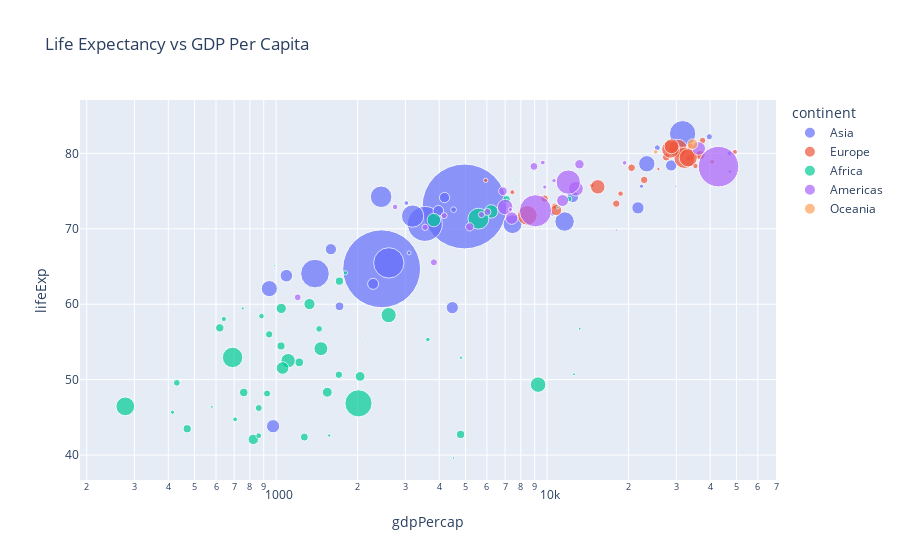

The code cell stored with this chart in its notebook:
### Markdown cell above
## Bubble Plot

### Code cell
# With plotly express
# With x axis on log scale
fig = px.scatter(gapminder_subset, x="gdpPercap", y="lifeExp",color='continent',size='pop',hover_name="country", log_x=True, size_max=60,title='Life Expectancy vs GDP Per Capita')
fig.show()

### Figure 1 — Plotly figure (JSON) as saved in the notebook; plotly's stock layout.template omitted (floating-point values rounded to 4 significant figures)
{"data": [{"hovertemplate": "<b>%{hovertext}</b><br><br>continent=Asia<br>gdpPercap=%{x}<br>lifeExp=%{y}<br>pop=%{marker.size}<extra></extra>", "hovertext": ["Afghanistan", "Bahrain", "Bangladesh", "Cambodia", "China", "Hong Kong, China", "India", "Indonesia", "Iran", "Iraq", "Israel", "Japan", "Jordan", "Korea, Dem. Rep.", "Korea, Rep.", "Kuwait", "Lebanon", "Malaysia", "Mongolia", "Myanmar", "Nepal", "Oman", "Pakistan", "Philippines", "Saudi Arabia", "Singapore", "Sri Lanka", "Syria", "Taiwan", "Thailand", "Vietnam", "West Bank and Gaza", "Yemen, Rep."], "legendgroup": "Asia", "marker": {"color": "#636efa", "size": [31889923, 708573, 150448339, 14131858, 1318683096, 6980412, 1110396331, 223547000, 69453570, 27499638, 6426679, 127467972, 6053193, 23301725, 49044790, 2505559, 3921278, 24821286, 2874127, 47761980, 28901790, 3204897, 169270617, 91077287, 27601038, 4553009, 20378239, 19314747, 23174294, 65068149, 85262356, 4018332, 22211743], "sizemode": "area", "sizeref": 366300.0, "symbol": "circle"}, "mode": "markers", "name": "Asia", "orientation": "v", "showlegend": true, "type": "scatter", "x": [974.6, 29800.0, 1391.0, 1714.0, 4959.0, 39720.0, 2452.0, 3541.0, 11610.0, 4471.0, 25520.0, 31660.0, 4519.0, 1593.0, 23350.0, 47310.0, 10460.0, 12450.0, 3096.0, 944, 1091.0, 22320.0, 2606.0, 3190.0, 21650.0, 47140.0, 3970.0, 4185.0, 28720.0, 7458.0, 2442.0, 3025.0, 2281.0], "xaxis": "x", "y": [43.83, 75.64, 64.06, 59.72, 72.96, 82.21, 64.7, 70.65, 70.96, 59.55, 80.75, 82.6, 72.53, 67.3, 78.62, 77.59, 71.99, 74.24, 66.8, 62.07, 63.78, 75.64, 65.48, 71.69, 72.78, 79.97, 72.4, 74.14, 78.4, 70.62, 74.25, 73.42, 62.7], "yaxis": "y"}, {"hovertemplate": "<b>%{hovertext}</b><br><br>continent=Europe<br>gdpPercap=%{x}<br>lifeExp=%{y}<br>pop=%{marker.size}<extra></extra>", "hovertext": ["Albania", "Austria", "Belgium", "Bosnia and Herzegovina", "Bulgaria", "Croatia", "Czech Republic", "Denmark", "Finland", "France", "Germany", "Greece", "Hungary", "Iceland", "Ireland", "Italy", "Montenegro", "Netherlands", "Norway", "Poland", "Portugal", "Romania", "Serbia", "Slovak Republic", "Slovenia", "Spain", "Sweden", "Switzerland", "Turkey", "United Kingdom"], "legendgroup": "Europe", "marker": {"color": "#EF553B", "size": [3600523, 8199783, 10392226, 4552198, 7322858, 4493312, 10228744, 5468120, 5238460, 61083916, 82400996, 10706290, 9956108, 301931, 4109086, 58147733, 684736, 16570613, 4627926, 38518241, 10642836, 22276056, 10150265, 5447502, 2009245, 40448191, 9031088, 7554661, 71158647, 60776238], "sizemode": "area", "sizeref": 366300.0, "symbol": "circle"}, "mode": "markers", "name": "Europe", "orientation": "v", "showlegend": true, "type": "scatter", "x": [5937.0, 36130.0, 33690.0, 7446.0, 10680.0, 14620.0, 22830.0, 35280.0, 33210.0, 30470.0, 32170.0, 27540.0, 18010.0, 36180.0, 40680.0, 28570.0, 9254.0, 36800.0, 49360.0, 15390.0, 20510.0, 10810.0, 9787.0, 18680.0, 25770.0, 28820.0, 33860.0, 37510.0, 8458.0, 33200.0], "xaxis": "x", "y": [76.42, 79.83, 79.44, 74.85, 73.0, 75.75, 76.49, 78.33, 79.31, 80.66, 79.41, 79.48, 73.34, 81.76, 78.89, 80.55, 74.54, 79.76, 80.2, 75.56, 78.1, 72.48, 74.0, 74.66, 77.93, 80.94, 80.88, 81.7, 71.78, 79.42], "yaxis": "y"}, {"hovertemplate": "<b>%{hovertext}</b><br><br>continent=Africa<br>gdpPercap=%{x}<br>lifeExp=%{y}<br>pop=%{marker.size}<extra></extra>", "hovertext": ["Algeria", "Angola", "Benin", "Botswana", "Burkina Faso", "Burundi", "Cameroon", "Central African Republic", "Chad", "Comoros", "Congo, Dem. Rep.", "Congo, Rep.", "Cote d'Ivoire", "Djibouti", "Egypt", "Equatorial Guinea", "Eritrea", "Ethiopia", "Gabon", "Gambia", "Ghana", "Guinea", "Guinea-Bissau", "Kenya", "Lesotho", "Liberia", "Libya", "Madagascar", "Malawi", "Mali", "Mauritania", "Mauritius", "Morocco", "Mozambique", "Namibia", "Niger", "Nigeria", "Reunion", "Rwanda", "Sao Tome and Principe", "Senegal", "Sierra Leone", "Somalia", "South Africa", "Sudan", "Swaziland", "Tanzania", "Togo", "Tunisia", "Uganda", "Zambia", "Zimbabwe"], "legendgroup": "Africa", "marker": {"color": "#00cc96", "size": [33333216, 12420476, 8078314, 1639131, 14326203, 8390505, 17696293, 4369038, 10238807, 710960, 64606759, 3800610, 18013409, 496374, 80264543, 551201, 4906585, 76511887, 1454867, 1688359, 22873338, 9947814, 1472041, 35610177, 2012649, 3193942, 6036914, 19167654, 13327079, 12031795, 3270065, 1250882, 33757175, 19951656, 2055080, 12894865, 135031164, 798094, 8860588, 199579, 12267493, 6144562, 9118773, 43997828, 42292929, 1133066, 38139640, 5701579, 10276158, 29170398, 11746035, 12311143], "sizemode": "area", "sizeref": 366300.0, "symbol": "circle"}, "mode": "markers", "name": "Africa", "orientation": "v", "showlegend": true, "type": "scatter", "x": [6223.0, 4797.0, 1441.0, 12570.0, 1217.0, 430.1, 2042.0, 706.0, 1704.0, 986.1, 277.6, 3633.0, 1545.0, 2082.0, 5581.0, 12150.0, 641.4, 690.8, 13210.0, 752.7, 1328.0, 942.7, 579.2, 1463.0, 1569.0, 414.5, 12060.0, 1045.0, 759.3, 1043.0, 1803.0, 10960.0, 3820.0, 823.7, 4811.0, 619.7, 2014.0, 7670.0, 863.1, 1598.0, 1712.0, 862.5, 926.1, 9270.0, 2602.0, 4513.0, 1107.0, 883.0, 7093.0, 1056.0, 1271.0, 469.7], "xaxis": "x", "y": [72.3, 42.73, 56.73, 50.73, 52.3, 49.58, 50.43, 44.74, 50.65, 65.15, 46.46, 55.32, 48.33, 54.79, 71.34, 51.58, 58.04, 52.95, 56.73, 59.45, 60.02, 56.01, 46.39, 54.11, 42.59, 45.68, 73.95, 59.44, 48.3, 54.47, 64.16, 72.8, 71.16, 42.08, 52.91, 56.87, 46.86, 76.44, 46.24, 65.53, 63.06, 42.57, 48.16, 49.34, 58.56, 39.61, 52.52, 58.42, 73.92, 51.54, 42.38, 43.49], "yaxis": "y"}, {"hovertemplate": "<b>%{hovertext}</b><br><br>continent=Americas<br>gdpPercap=%{x}<br>lifeExp=%{y}<br>pop=%{marker.size}<extra></extra>", "hovertext": ["Argentina", "Bolivia", "Brazil", "Canada", "Chile", "Colombia", "Costa Rica", "Cuba", "Dominican Republic", "Ecuador", "El Salvador", "Guatemala", "Haiti", "Honduras", "Jamaica", "Mexico", "Nicaragua", "Panama", "Paraguay", "Peru", "Puerto Rico", "Trinidad and Tobago", "United States", "Uruguay", "Venezuela"], "legendgroup": "Americas", "marker": {"color": "#ab63fa", "size": [40301927, 9119152, 190010647, 33390141, 16284741, 44227550, 4133884, 11416987, 9319622, 13755680, 6939688, 12572928, 8502814, 7483763, 2780132, 108700891, 5675356, 3242173, 6667147, 28674757, 3942491, 1056608, 301139947, 3447496, 26084662], "sizemode": "area", "sizeref": 366300.0, "symbol": "circle"}, "mode": "markers", "name": "Americas", "orientation": "v", "showlegend": true, "type": "scatter", "x": [12780.0, 3822.0, 9066.0, 36320.0, 13170.0, 7007.0, 9645.0, 8948.0, 6025.0, 6873.0, 5728.0, 5186.0, 1202.0, 3548.0, 7321.0, 11980.0, 2749.0, 9809.0, 4173.0, 7409.0, 19330.0, 18010.0, 42950.0, 10610.0, 11420.0], "xaxis": "x", "y": [75.32, 65.55, 72.39, 80.65, 78.55, 72.89, 78.78, 78.27, 72.23, 74.99, 71.88, 70.26, 60.92, 70.2, 72.57, 76.19, 72.9, 75.54, 71.75, 71.42, 78.75, 69.82, 78.24, 76.38, 73.75], "yaxis": "y"}, {"hovertemplate": "<b>%{hovertext}</b><br><br>continent=Oceania<br>gdpPercap=%{x}<br>lifeExp=%{y}<br>pop=%{marker.size}<extra></extra>", "hovertext": ["Australia", "New Zealand"], "legendgroup": "Oceania", "marker": {"color": "#FFA15A", "size": [20434176, 4115771], "sizemode": "area", "sizeref": 366300.0, "symbol": "circle"}, "mode": "markers", "name": "Oceania", "orientation": "v", "showlegend": true, "type": "scatter", "x": [34440.0, 25190.0], "xaxis": "x", "y": [81.23, 80.2], "yaxis": "y"}], "layout": {"legend": {"itemsizing": "constant", "title": {"text": "continent"}, "tracegroupgap": 0}, "title": {"text": "Life Expectancy vs GDP Per Capita"}, "xaxis": {"anchor": "y", "domain": [0, 1], "title": {"text": "gdpPercap"}, "type": "log"}, "yaxis": {"anchor": "x", "domain": [0, 1], "title": {"text": "lifeExp"}}}}
